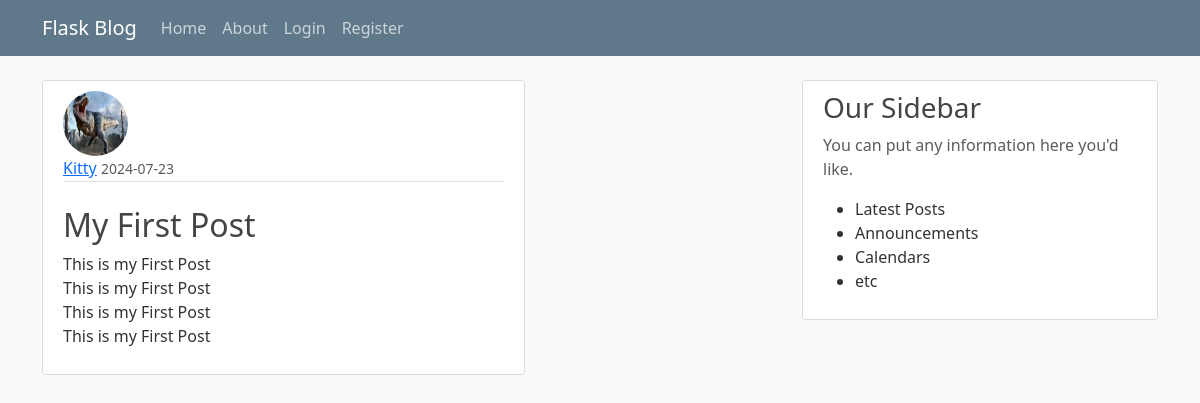
/post/1, run on the app's committed database.
### app/models.py (models this page shows, shortened)
class User(db.Model, UserMixin):
    id = db.Column(db.Integer, primary_key=True)
    username = db.Column(db.String(20), unique=True, nullable=False)
    email = db.Column(db.String(120), unique=True, nullable=False)
    image_file = db.Column(db.String(20), nullable=False, default='default.jpg')
    password = db.Column(db.String(60), nullable=False)
    posts = db.relationship('Post', backref='author', lazy=True)

class Post(db.Model):
    id = db.Column(db.Integer, primary_key=True)
    title = db.Column(db.String(100), nullable=False)
    date_posted = db.Column(db.DateTime, nullable=False, default=datetime.utcnow)
    content = db.Column(db.Text, nullable=False)
    user_id = db.Column(db.Integer, db.ForeignKey('user.id'), nullable=False)

### app/routes.py (the view)
@app.route("/post/<int:post_id>")
def post(post_id):
    post = Post.query.get_or_404(post_id)
    return render_template('post.html', title=post.title, post=post)

### app/templates/post.html (shortened to what this page needs)
{% extends "layout.html" %}
{% block content %}
<div class="row">
    <div class="col-md-8">
        <article class="media content-section">
            <img class="rounded-circle article-img" src="{{ url_for('static', filename='Profile_pics/' + post.author.image_file) }}">
            <div class="media-body">
                <div class="article-metadata">
                    <a class="mr-2" href="#">{{ post.author.username }}</a>
                    <small class="text-muted">{{ post.date_posted.strftime('%Y-%m-%d') }}</small>
                </div>
                <h2 class="article-title mt-4">{{ post.title }}</h2>
                <p class="article-content">{{ post.content }}</p>
            </div>
        </article>
    </div>
</div>
{% endblock content %}

### app/static/main.css (style rules this page uses)
body { background: #fafafa; color: #333333; margin-top: 5rem; }
h1, h2, h3, h4, h5, h6 { color: #444444; }
.content-section { background: #ffffff; padding: 10px 20px; border: 1px solid #dddddd; border-radius: 3px; margin-bottom: 20px; }
.article-title { color: #444444; }
.article-content { white-space: pre-line; }
.article-img { height: 65px; width: 65px; margin-right: 16px; }
.article-metadata { padding-bottom: 1px; margin-bottom: 4px; border-bottom: 1px solid #e3e3e3 }

### data on the page
User: image_file (picture), author.username "Kitty"
Post: date_posted "2024-07-23", title "My First Post", content "This is my First Post This is my First Post This is my First Post This is my First Post"
